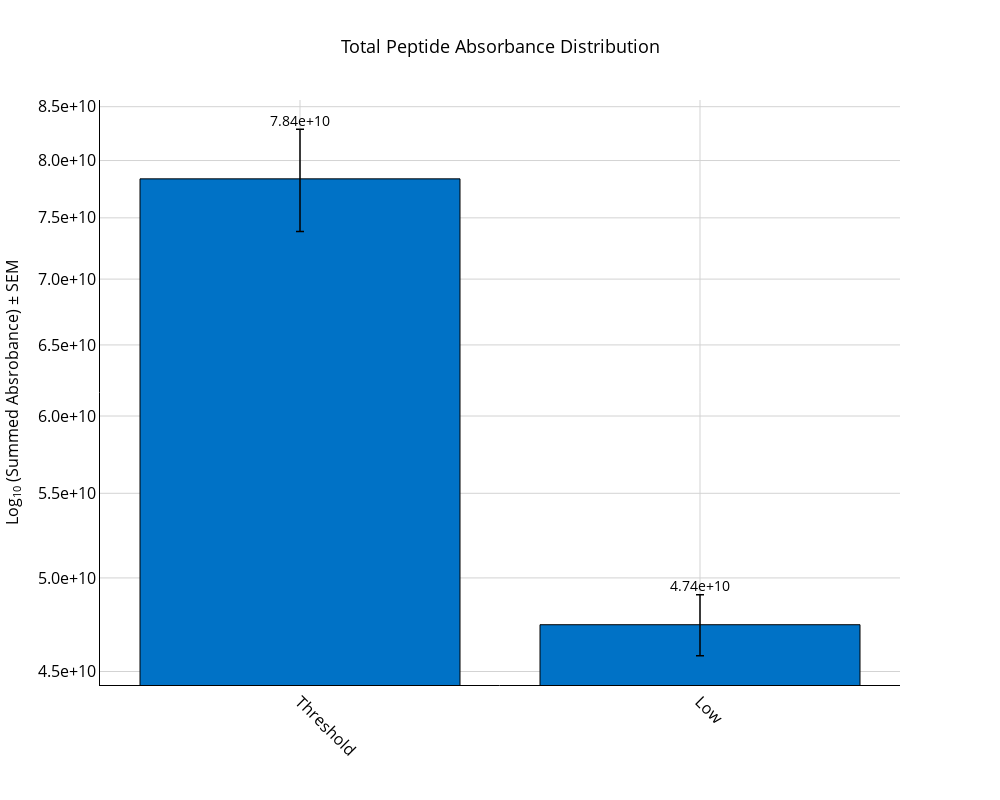
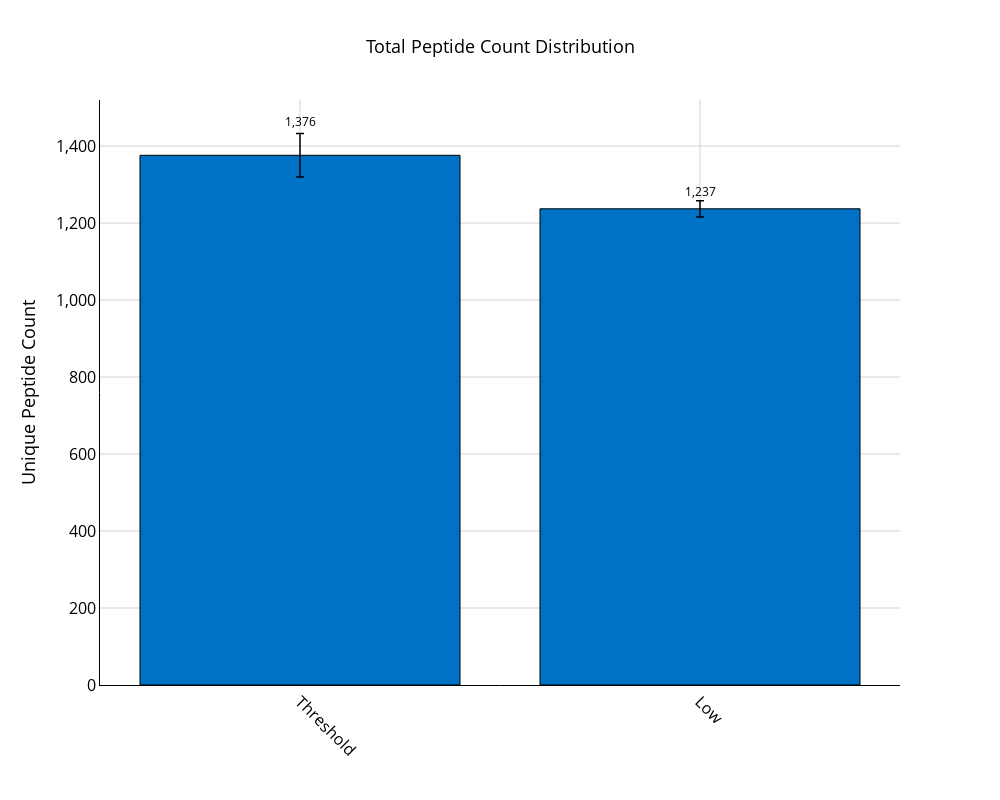
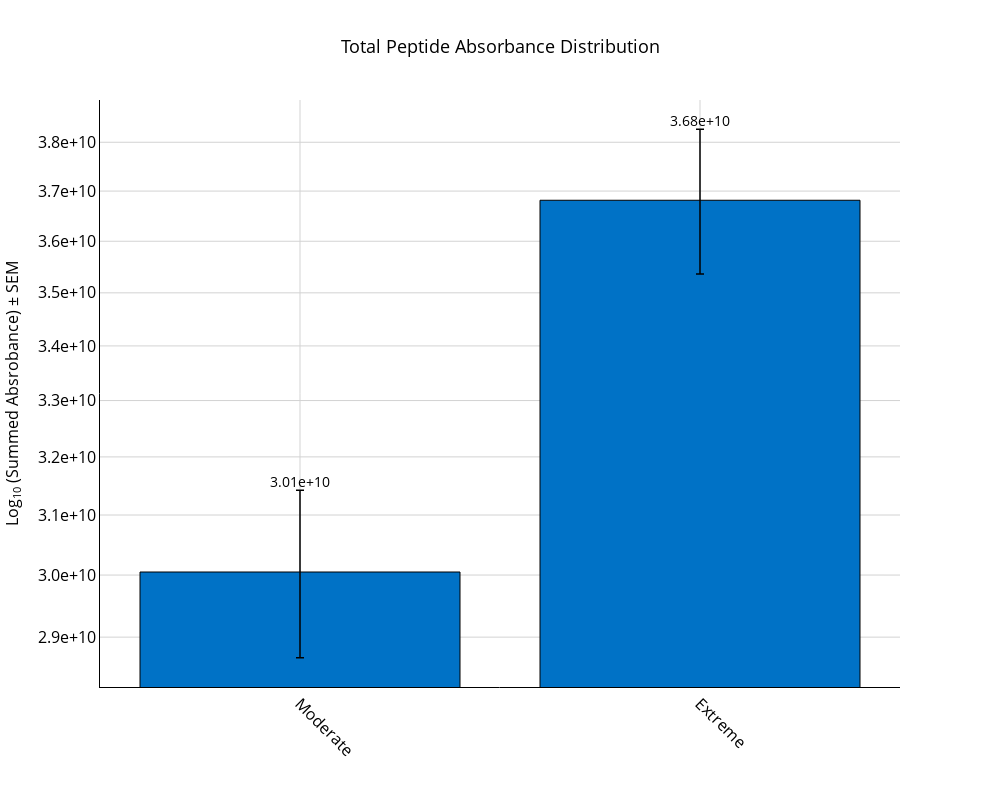
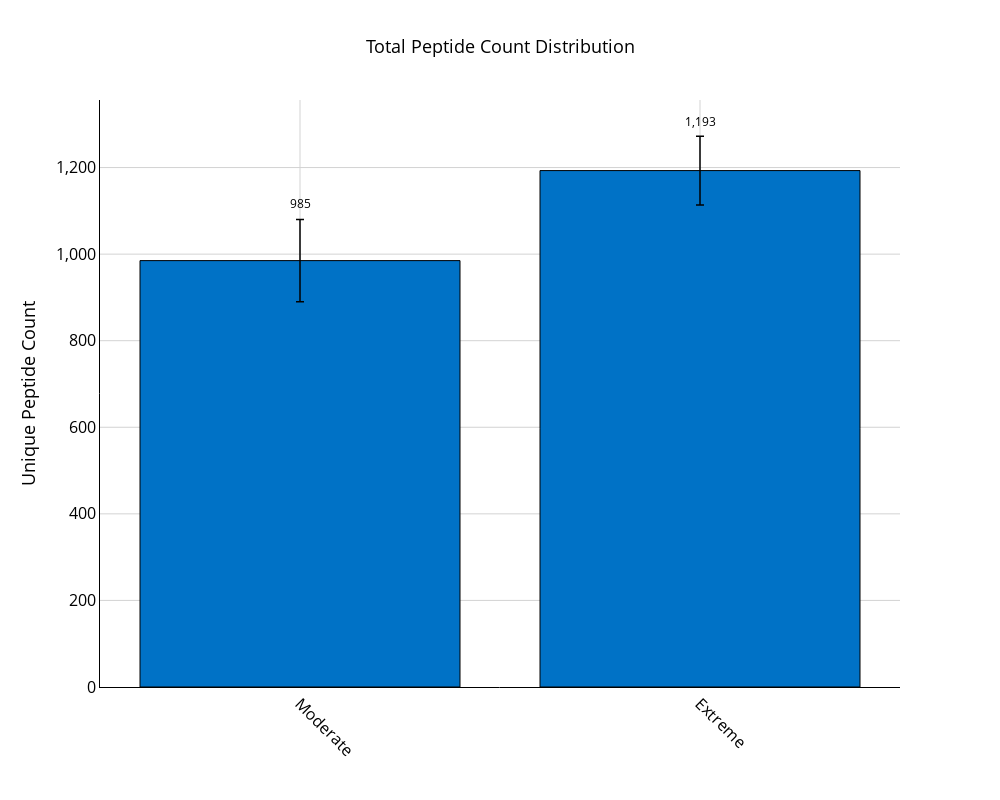

Source (notebook cell) for these figures, in order:
### Code cell
# Define a function to initialize the UI and data properly
def update_abundance_plot(data_transformer):
    """Update the abundance plot based on filtered data"""
    if data_transformer.filtered_df is None:
        return
    
    try:
        # Only attempt to show dropdowns if peptideplotter is defined 
        # and the data is loaded
        if 'peptideplotter' in globals() and data_transformer.merged_df is not None:
            # Set the filter dropdown to show both proteins and functions by default
                peptideplotter.update_display()
    except Exception as e:
        with data_transformer.status_area:
            data_transformer.status_area.clear_output()
            display(HTML(
                f'<div style="color: red; margin-top: 10px;">'
                f'Error updating filters: {str(e)}</div>'
            ))

# Create the instance
data_transformer = DataTransformation()

# Setup data loading UI first
data_transformer.setup_data_loading_ui()

# Create plotter after setting up data transformer
peptideplotter = TotalPeptidePlotter(data_transformer)

# Add the plotting callback - this will initialize the filter display
data_transformer.add_callback(lambda: update_abundance_plot(data_transformer))

# Display the plotter UI
peptideplotter.display()

### Figure 1 — Plotly figure (JSON) as saved in the notebook; plotly's stock layout.template omitted (floating-point values rounded to 4 significant figures)
{"data": [{"error_y": {"array": [4502000000.0, 1629000000.0], "color": "#000000", "thickness": 1.5, "type": "data", "visible": true, "width": 4}, "hovertemplate": "Group: %{x}<br>Total Abundance: %{y:.2e}<br>SEM: %{error_y.array:.2e}<br><extra></extra>", "marker": {"color": "#0072C6", "line": {"color": "black", "width": 1}}, "name": "Total Absorbance", "type": "bar", "x": ["Threshold", "Low"], "y": [78370000000.0, 47430000000.0]}, {"hoverinfo": "none", "mode": "text", "showlegend": false, "text": ["7.84e+10", "4.74e+10"], "textfont": {"size": 14}, "textposition": "top center", "type": "scatter", "x": ["Threshold", "Low"], "y": [82870000000.0, 49060000000.0]}], "layout": {"font": {"color": "black"}, "height": 800, "margin": {"l": 100, "r": 100, "t": 100}, "showlegend": false, "title": {"font": {"color": "black", "size": 18}, "text": "Total Peptide Absorbance Distribution ", "x": 0.5, "xanchor": "center", "y": 0.95, "yanchor": "top"}, "width": 1000, "xaxis": {"gridcolor": "lightgray", "linecolor": "black", "linewidth": 1, "mirror": false, "showgrid": true, "showline": true, "tickangle": 45, "tickfont": {"size": 16}, "title": {"font": {"size": 18}, "text": ""}, "zeroline": false}, "yaxis": {"exponentformat": "E", "gridcolor": "lightgray", "linecolor": "black", "linewidth": 1, "mirror": false, "showexponent": "all", "showgrid": true, "showline": true, "tickfont": {"size": 16}, "tickformat": ".1e", "title": {"font": {"size": 16}, "text": "Log<sub>10</sub> (Summed Absrobance) ± SEM"}, "type": "log", "zeroline": false}}}

### Figure 2 — Plotly figure (JSON) as saved in the notebook; plotly's stock layout.template omitted (floating-point values rounded to 4 significant figures)
{"data": [{"error_y": {"array": [56.38, 21.17], "color": "#000000", "thickness": 1.5, "type": "data", "visible": true, "width": 4}, "hovertemplate": "Group: %{x}<br>Unique Peptides: %{y:.0f}<br>SEM: %{error_y.array:.1f}<br><extra></extra>", "marker": {"color": "#0072C6", "line": {"color": "black", "width": 1}}, "name": "Peptide Count", "type": "bar", "x": ["Threshold", "Low"], "y": [1376, 1237]}, {"hoverinfo": "none", "mode": "text", "showlegend": false, "text": ["1,376", "1,237"], "textfont": {"size": 12}, "textposition": "top center", "type": "scatter", "x": ["Threshold", "Low"], "y": [1444.0, 1262.0]}], "layout": {"font": {"color": "black"}, "height": 800, "margin": {"l": 100, "r": 100, "t": 100}, "showlegend": false, "title": {"font": {"color": "black", "size": 18}, "text": "Total Peptide Count Distribution ", "x": 0.5, "xanchor": "center", "y": 0.95, "yanchor": "top"}, "width": 1000, "xaxis": {"gridcolor": "lightgray", "linecolor": "black", "linewidth": 1, "mirror": false, "showgrid": true, "showline": true, "tickangle": 45, "tickfont": {"size": 16}, "title": {"font": {"size": 18}, "text": ""}, "zeroline": false}, "yaxis": {"gridcolor": "lightgray", "linecolor": "black", "linewidth": 1, "mirror": false, "showgrid": true, "showline": true, "tickfont": {"size": 16}, "tickformat": ",d", "title": {"font": {"size": 18}, "text": "Unique Peptide Count"}, "zeroline": false}}}

### Figure 3 — Plotly figure (JSON) as saved in the notebook; plotly's stock layout.template omitted (floating-point values rounded to 4 significant figures)
{"data": [{"error_y": {"array": [1373000000.0, 1454000000.0], "color": "#000000", "thickness": 1.5, "type": "data", "visible": true, "width": 4}, "hovertemplate": "Group: %{x}<br>Total Abundance: %{y:.2e}<br>SEM: %{error_y.array:.2e}<br><extra></extra>", "marker": {"color": "#0072C6", "line": {"color": "black", "width": 1}}, "name": "Total Absorbance", "type": "bar", "x": ["Moderate", "Extreme"], "y": [30050000000.0, 36820000000.0]}, {"hoverinfo": "none", "mode": "text", "showlegend": false, "text": ["3.01e+10", "3.68e+10"], "textfont": {"size": 14}, "textposition": "top center", "type": "scatter", "x": ["Moderate", "Extreme"], "y": [31420000000.0, 38270000000.0]}], "layout": {"font": {"color": "black"}, "height": 800, "margin": {"l": 100, "r": 100, "t": 100}, "showlegend": false, "title": {"font": {"color": "black", "size": 18}, "text": "Total Peptide Absorbance Distribution ", "x": 0.5, "xanchor": "center", "y": 0.95, "yanchor": "top"}, "width": 1000, "xaxis": {"gridcolor": "lightgray", "linecolor": "black", "linewidth": 1, "mirror": false, "showgrid": true, "showline": true, "tickangle": 45, "tickfont": {"size": 16}, "title": {"font": {"size": 18}, "text": ""}, "zeroline": false}, "yaxis": {"exponentformat": "E", "gridcolor": "lightgray", "linecolor": "black", "linewidth": 1, "mirror": false, "showexponent": "all", "showgrid": true, "showline": true, "tickfont": {"size": 16}, "tickformat": ".1e", "title": {"font": {"size": 16}, "text": "Log<sub>10</sub> (Summed Absrobance) ± SEM"}, "type": "log", "zeroline": false}}}

### Figure 4 — Plotly figure (JSON) as saved in the notebook; plotly's stock layout.template omitted (floating-point values rounded to 4 significant figures)
{"data": [{"error_y": {"array": [95.19, 79.39], "color": "#000000", "thickness": 1.5, "type": "data", "visible": true, "width": 4}, "hovertemplate": "Group: %{x}<br>Unique Peptides: %{y:.0f}<br>SEM: %{error_y.array:.1f}<br><extra></extra>", "marker": {"color": "#0072C6", "line": {"color": "black", "width": 1}}, "name": "Peptide Count", "type": "bar", "x": ["Moderate", "Extreme"], "y": [985, 1193]}, {"hoverinfo": "none", "mode": "text", "showlegend": false, "text": ["985", "1,193"], "textfont": {"size": 12}, "textposition": "top center", "type": "scatter", "x": ["Moderate", "Extreme"], "y": [1099.0, 1288.0]}], "layout": {"font": {"color": "black"}, "height": 800, "margin": {"l": 100, "r": 100, "t": 100}, "showlegend": false, "title": {"font": {"color": "black", "size": 18}, "text": "Total Peptide Count Distribution ", "x": 0.5, "xanchor": "center", "y": 0.95, "yanchor": "top"}, "width": 1000, "xaxis": {"gridcolor": "lightgray", "linecolor": "black", "linewidth": 1, "mirror": false, "showgrid": true, "showline": true, "tickangle": 45, "tickfont": {"size": 16}, "title": {"font": {"size": 18}, "text": ""}, "zeroline": false}, "yaxis": {"gridcolor": "lightgray", "linecolor": "black", "linewidth": 1, "mirror": false, "showgrid": true, "showline": true, "tickfont": {"size": 16}, "tickformat": ",d", "title": {"font": {"size": 18}, "text": "Unique Peptide Count"}, "zeroline": false}}}
